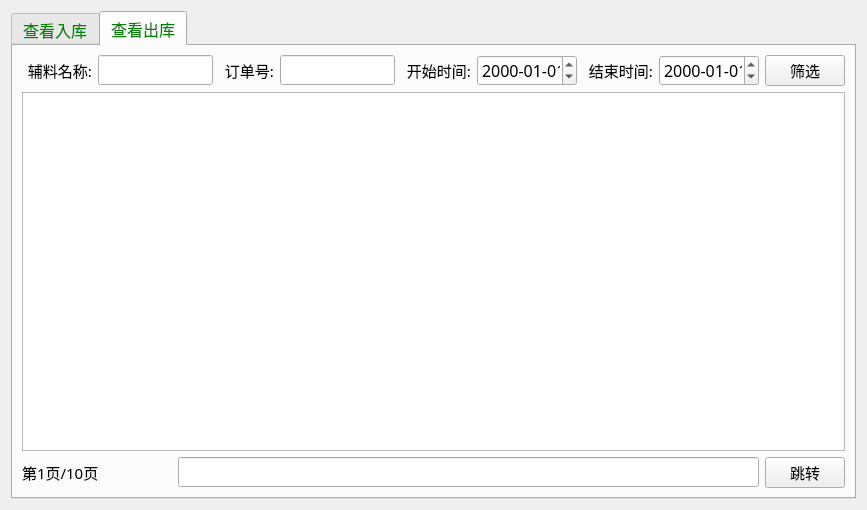
<?xml version="1.0" encoding="UTF-8"?>
<ui version="4.0">
 <class>findfuliao</class>
 <widget class="QWidget" name="findfuliao">
  <property name="geometry">
   <rect>
    <x>0</x>
    <y>0</y>
    <width>867</width>
    <height>510</height>
   </rect>
  </property>
  <property name="windowTitle">
   <string>Form</string>
  </property>
  <layout class="QGridLayout" name="gridLayout">
   <item row="0" column="0">
    <widget class="QTabWidget" name="tabWidget">
     <property name="font">
      <font>
       <family>Agency FB</family>
       <pointsize>12</pointsize>
      </font>
     </property>
     <property name="styleSheet">
      <string notr="true">QTabBar::tab{color:green}</string>
     </property>
     <property name="currentIndex">
      <number>1</number>
     </property>
     <widget class="QWidget" name="tab">
      <attribute name="title">
       <string>查看入库</string>
      </attribute>
      <layout class="QGridLayout" name="gridLayout_2">
       <item row="0" column="0">
        <layout class="QHBoxLayout" name="horizontalLayout_4">
         <item>
          <widget class="QLabel" name="label_2">
           <property name="minimumSize">
            <size>
             <width>70</width>
             <height>0</height>
            </size>
           </property>
           <property name="maximumSize">
            <size>
             <width>50</width>
             <height>16777215</height>
            </size>
           </property>
           <property name="font">
            <font>
             <family>Agency FB</family>
             <pointsize>11</pointsize>
            </font>
           </property>
           <property name="text">
            <string>辅料名称:</string>
           </property>
           <property name="alignment">
            <set>Qt::AlignRight|Qt::AlignTrailing|Qt::AlignVCenter</set>
           </property>
          </widget>
         </item>
         <item>
          <widget class="QLineEdit" name="lineEdit_name">
           <property name="font">
            <font>
             <family>Agency FB</family>
             <pointsize>11</pointsize>
            </font>
           </property>
          </widget>
         </item>
         <item>
          <widget class="QLabel" name="label_3">
           <property name="minimumSize">
            <size>
             <width>70</width>
             <height>0</height>
            </size>
           </property>
           <property name="maximumSize">
            <size>
             <width>50</width>
             <height>16777215</height>
            </size>
           </property>
           <property name="font">
            <font>
             <family>Agency FB</family>
             <pointsize>11</pointsize>
            </font>
           </property>
           <property name="text">
            <string>开始时间:</string>
           </property>
           <property name="alignment">
            <set>Qt::AlignRight|Qt::AlignTrailing|Qt::AlignVCenter</set>
           </property>
          </widget>
         </item>
         <item>
          <widget class="QDateEdit" name="dateEdit_begindate">
           <property name="minimumSize">
            <size>
             <width>100</width>
             <height>0</height>
            </size>
           </property>
           <property name="font">
            <font>
             <family>Agency FB</family>
             <pointsize>12</pointsize>
            </font>
           </property>
           <property name="displayFormat">
            <string>yyyy-MM-dd</string>
           </property>
          </widget>
         </item>
         <item>
          <widget class="QLabel" name="label_4">
           <property name="minimumSize">
            <size>
             <width>70</width>
             <height>0</height>
            </size>
           </property>
           <property name="maximumSize">
            <size>
             <width>50</width>
             <height>16777215</height>
            </size>
           </property>
           <property name="font">
            <font>
             <family>Agency FB</family>
             <pointsize>11</pointsize>
            </font>
           </property>
           <property name="text">
            <string>结束时间:</string>
           </property>
           <property name="alignment">
            <set>Qt::AlignRight|Qt::AlignTrailing|Qt::AlignVCenter</set>
           </property>
          </widget>
         </item>
         <item>
          <widget class="QDateEdit" name="dateEdit_enddate">
           <property name="minimumSize">
            <size>
             <width>100</width>
             <height>0</height>
            </size>
           </property>
           <property name="font">
            <font>
             <family>Agency FB</family>
             <pointsize>12</pointsize>
            </font>
           </property>
           <property name="displayFormat">
            <string>yyyy-MM-dd</string>
           </property>
          </widget>
         </item>
         <item>
          <widget class="QPushButton" name="pushButton_8">
           <property name="font">
            <font>
             <family>Agency FB</family>
             <pointsize>11</pointsize>
            </font>
           </property>
           <property name="text">
            <string>筛选</string>
           </property>
          </widget>
         </item>
        </layout>
       </item>
       <item row="1" column="0">
        <widget class="QTableWidget" name="tableWidget_ruku">
         <property name="font">
          <font>
           <pointsize>11</pointsize>
          </font>
         </property>
        </widget>
       </item>
       <item row="2" column="0">
        <layout class="QHBoxLayout" name="horizontalLayout_3">
         <item>
          <widget class="QLabel" name="label_page">
           <property name="minimumSize">
            <size>
             <width>200</width>
             <height>0</height>
            </size>
           </property>
           <property name="font">
            <font>
             <family>Agency FB</family>
             <pointsize>11</pointsize>
            </font>
           </property>
           <property name="text">
            <string>第1页/10页</string>
           </property>
          </widget>
         </item>
         <item>
          <widget class="QLineEdit" name="lineEdit_page">
           <property name="font">
            <font>
             <family>Agency FB</family>
             <pointsize>11</pointsize>
            </font>
           </property>
          </widget>
         </item>
         <item>
          <widget class="QPushButton" name="pushButton_7">
           <property name="font">
            <font>
             <family>Agency FB</family>
             <pointsize>11</pointsize>
            </font>
           </property>
           <property name="text">
            <string>跳转</string>
           </property>
          </widget>
         </item>
        </layout>
       </item>
      </layout>
     </widget>
     <widget class="QWidget" name="tab_2">
      <attribute name="title">
       <string>查看出库</string>
      </attribute>
      <layout class="QGridLayout" name="gridLayout_3">
       <item row="1" column="0">
        <widget class="QTableWidget" name="tableWidget_chuku">
         <property name="font">
          <font>
           <pointsize>11</pointsize>
          </font>
         </property>
        </widget>
       </item>
       <item row="2" column="0">
        <layout class="QHBoxLayout" name="horizontalLayout_7">
         <item>
          <widget class="QLabel" name="label_page_2">
           <property name="minimumSize">
            <size>
             <width>150</width>
             <height>0</height>
            </size>
           </property>
           <property name="font">
            <font>
             <family>Agency FB</family>
             <pointsize>11</pointsize>
            </font>
           </property>
           <property name="text">
            <string>第1页/10页</string>
           </property>
          </widget>
         </item>
         <item>
          <widget class="QLineEdit" name="lineEdit_page_2">
           <property name="font">
            <font>
             <family>Agency FB</family>
             <pointsize>11</pointsize>
            </font>
           </property>
          </widget>
         </item>
         <item>
          <widget class="QPushButton" name="pushButton_15">
           <property name="font">
            <font>
             <family>Agency FB</family>
             <pointsize>11</pointsize>
            </font>
           </property>
           <property name="text">
            <string>跳转</string>
           </property>
          </widget>
         </item>
        </layout>
       </item>
       <item row="0" column="0">
        <layout class="QHBoxLayout" name="horizontalLayout_5">
         <item>
          <widget class="QLabel" name="label_7">
           <property name="minimumSize">
            <size>
             <width>70</width>
             <height>0</height>
            </size>
           </property>
           <property name="maximumSize">
            <size>
             <width>50</width>
             <height>16777215</height>
            </size>
           </property>
           <property name="font">
            <font>
             <family>Agency FB</family>
             <pointsize>11</pointsize>
            </font>
           </property>
           <property name="text">
            <string>辅料名称:</string>
           </property>
           <property name="alignment">
            <set>Qt::AlignRight|Qt::AlignTrailing|Qt::AlignVCenter</set>
           </property>
          </widget>
         </item>
         <item>
          <widget class="QLineEdit" name="lineEdit_name_2">
           <property name="font">
            <font>
             <family>Agency FB</family>
             <pointsize>11</pointsize>
            </font>
           </property>
          </widget>
         </item>
         <item>
          <widget class="QLabel" name="label_12">
           <property name="minimumSize">
            <size>
             <width>55</width>
             <height>0</height>
            </size>
           </property>
           <property name="maximumSize">
            <size>
             <width>50</width>
             <height>16777215</height>
            </size>
           </property>
           <property name="font">
            <font>
             <family>Agency FB</family>
             <pointsize>11</pointsize>
            </font>
           </property>
           <property name="text">
            <string>订单号:</string>
           </property>
           <property name="alignment">
            <set>Qt::AlignRight|Qt::AlignTrailing|Qt::AlignVCenter</set>
           </property>
          </widget>
         </item>
         <item>
          <widget class="QLineEdit" name="lineEdit_order_id_2">
           <property name="font">
            <font>
             <family>Agency FB</family>
             <pointsize>11</pointsize>
            </font>
           </property>
          </widget>
         </item>
         <item>
          <widget class="QLabel" name="label_8">
           <property name="minimumSize">
            <size>
             <width>70</width>
             <height>0</height>
            </size>
           </property>
           <property name="maximumSize">
            <size>
             <width>50</width>
             <height>16777215</height>
            </size>
           </property>
           <property name="font">
            <font>
             <family>Agency FB</family>
             <pointsize>11</pointsize>
            </font>
           </property>
           <property name="text">
            <string>开始时间:</string>
           </property>
           <property name="alignment">
            <set>Qt::AlignRight|Qt::AlignTrailing|Qt::AlignVCenter</set>
           </property>
          </widget>
         </item>
         <item>
          <widget class="QDateEdit" name="dateEdit_begindate_2">
           <property name="minimumSize">
            <size>
             <width>100</width>
             <height>0</height>
            </size>
           </property>
           <property name="font">
            <font>
             <family>Agency FB</family>
             <pointsize>12</pointsize>
            </font>
           </property>
           <property name="displayFormat">
            <string>yyyy-MM-dd</string>
           </property>
          </widget>
         </item>
         <item>
          <widget class="QLabel" name="label_9">
           <property name="minimumSize">
            <size>
             <width>70</width>
             <height>0</height>
            </size>
           </property>
           <property name="maximumSize">
            <size>
             <width>50</width>
             <height>16777215</height>
            </size>
           </property>
           <property name="font">
            <font>
             <family>Agency FB</family>
             <pointsize>11</pointsize>
            </font>
           </property>
           <property name="text">
            <string>结束时间:</string>
           </property>
           <property name="alignment">
            <set>Qt::AlignRight|Qt::AlignTrailing|Qt::AlignVCenter</set>
           </property>
          </widget>
         </item>
         <item>
          <widget class="QDateEdit" name="dateEdit_enddate_2">
           <property name="minimumSize">
            <size>
             <width>100</width>
             <height>0</height>
            </size>
           </property>
           <property name="font">
            <font>
             <family>Agency FB</family>
             <pointsize>12</pointsize>
            </font>
           </property>
           <property name="displayFormat">
            <string>yyyy-MM-dd</string>
           </property>
          </widget>
         </item>
         <item>
          <widget class="QPushButton" name="pushButton_9">
           <property name="font">
            <font>
             <family>Agency FB</family>
             <pointsize>11</pointsize>
            </font>
           </property>
           <property name="text">
            <string>筛选</string>
           </property>
          </widget>
         </item>
        </layout>
       </item>
      </layout>
     </widget>
    </widget>
   </item>
  </layout>
 </widget>
 <resources/>
 <connections>
  <connection>
   <sender>pushButton_8</sender>
   <signal>clicked()</signal>
   <receiver>findfuliao</receiver>
   <slot>shaixuanSlot()</slot>
   <hints>
    <hint type="sourcelabel">
     <x>793</x>
     <y>65</y>
    </hint>
    <hint type="destinationlabel">
     <x>862</x>
     <y>175</y>
    </hint>
   </hints>
  </connection>
  <connection>
   <sender>pushButton_7</sender>
   <signal>clicked()</signal>
   <receiver>findfuliao</receiver>
   <slot>TiaoZhuangSlot()</slot>
   <hints>
    <hint type="sourcelabel">
     <x>817</x>
     <y>473</y>
    </hint>
    <hint type="destinationlabel">
     <x>862</x>
     <y>498</y>
    </hint>
   </hints>
  </connection>
  <connection>
   <sender>pushButton_9</sender>
   <signal>clicked()</signal>
   <receiver>findfuliao</receiver>
   <slot>shaixuanSlot_2()</slot>
   <hints>
    <hint type="sourcelabel">
     <x>808</x>
     <y>57</y>
    </hint>
    <hint type="destinationlabel">
     <x>867</x>
     <y>135</y>
    </hint>
   </hints>
  </connection>
  <connection>
   <sender>pushButton_15</sender>
   <signal>clicked()</signal>
   <receiver>findfuliao</receiver>
   <slot>TiaoZhuangSlot_2()</slot>
   <hints>
    <hint type="sourcelabel">
     <x>810</x>
     <y>472</y>
    </hint>
    <hint type="destinationlabel">
     <x>863</x>
     <y>484</y>
    </hint>
   </hints>
  </connection>
 </connections>
 <slots>
  <slot>shaixuanSlot()</slot>
  <slot>TiaoZhuangSlot()</slot>
  <slot>shaixuanSlot_2()</slot>
  <slot>TiaoZhuangSlot_2()</slot>
 </slots>
</ui>
